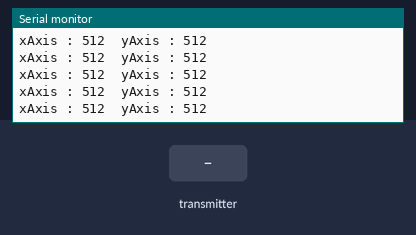
Simulated run of this sketch. Board: Arduino Uno, built with avr-gcc and run on an emulated ATmega328P. Shown: the last lines printed to the serial monitor. The test bench sets the inputs (shaded band). No radio packets arrive unless stated.

Above: at 1.2 s.
1.3 s: the transmitter starts sending ch1 = 0
At 2.2 s:
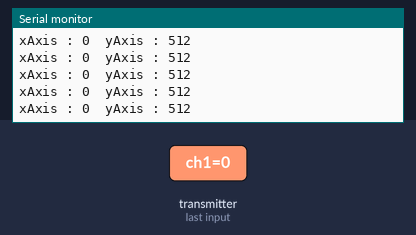
2.8 s: the transmitter starts sending ch2 = 0
At 3.4 s:
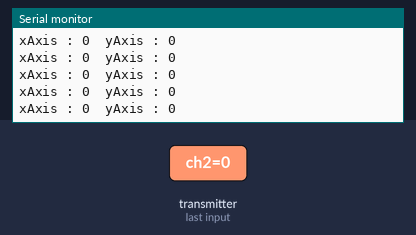
5.8 s: the transmitter starts sending ch1 = 256
At 6.5 s:
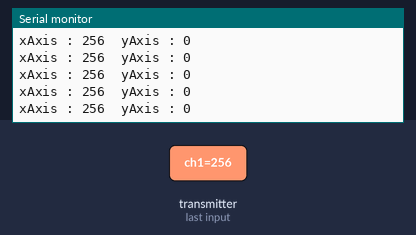
7.3 s: the transmitter starts sending ch2 = 1023
At 8.3 s:
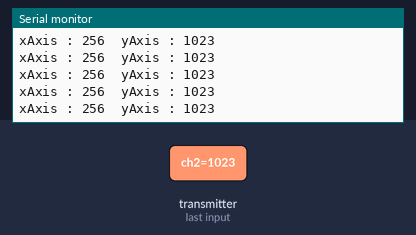
10.3 s: the transmitter starts sending ch2 = 0
13.3 s: the transmitter starts sending ch2 = 256
At 13.8 s:
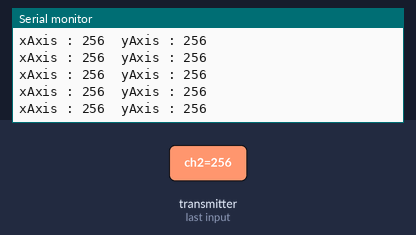
Timing chart, 0 to 16.3 s (numbered marks = the images above; inputs shaded):
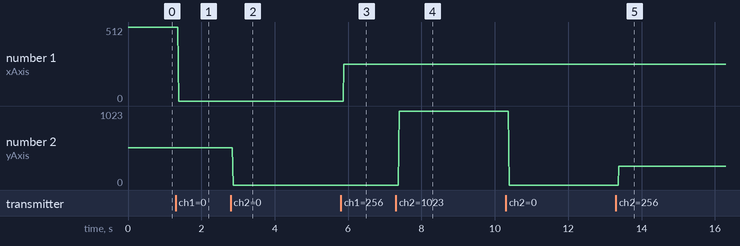

Measured:
- after the input at 1.3 s, the serial monitor: prints a new line after 0.09 s (image 1)
- after the input at 2.8 s, the serial monitor: prints a new line after 0.07 s (image 2)
- after the input at 5.8 s, the serial monitor: prints a new line after 0.08 s (image 3)
- after the input at 7.3 s, the serial monitor: prints a new line after 0.09 s (image 4)
- after the input at 13.3 s, the serial monitor: prints a new line after 0.08 s (image 5)
- plotted number 1: 512 → 0 after the input at 1.3 s, 0 → 256 after the input at 5.8 s
- plotted number 2: 0 → 1023 after the input at 7.3 s

The sketch:

Receiver_Joystic+Swtich.ino
```cpp
/* CE   : 9
   CSN  : 10
   MOSI : 11
   MISO : 12
   SCK  : 13
*/

#include <SPI.h>`
#include <nRF24L01.h>
#include <RF24.h>

RF24 radio(9, 10);                  // CE, CSN
const byte address[6] = "00001";
int receivedData;

struct Received_data {
  int ch1;
  int ch2;
};

Received_data received_data;

int ch1_value = 0;
int ch2_value = 0;

void reset_the_Data()
{
  // 'safe' values to use when NO radio input is detected
  received_data.ch1 = 512;
  received_data.ch2 = 512;
}


void setup() {
  Serial.begin(9600);
  radio.begin();
  radio.openReadingPipe(0, address); // 00001
  radio.setPALevel(RF24_PA_MAX);
  radio.startListening();

  //We reset the received values
  reset_the_Data();
}

unsigned long lastRecvTime = 0;

//We create the function that will read the data each certain time
void receive_the_data()  {
  while ( radio.available() ) {
  radio.read(&received_data, sizeof(Received_data));
  lastRecvTime = millis();
  }
}

void loop()  {
  receive_the_data();

  //This small if will reset the data if signal is lost for 1 sec.
  unsigned long now = millis();
//  if ( now - lastRecvTime > 1000 ) {
//    // signal lost?
//    reset_the_Data();
//    //Go up and change the initial values if you want depending on your aplications.
//  }
  Serial.print("xAxis : ");
  Serial.print(int(received_data.ch1));
  Serial.print("\tyAxis : ");
  Serial.print(int(received_data.ch2));
  Serial.println();
}
```
